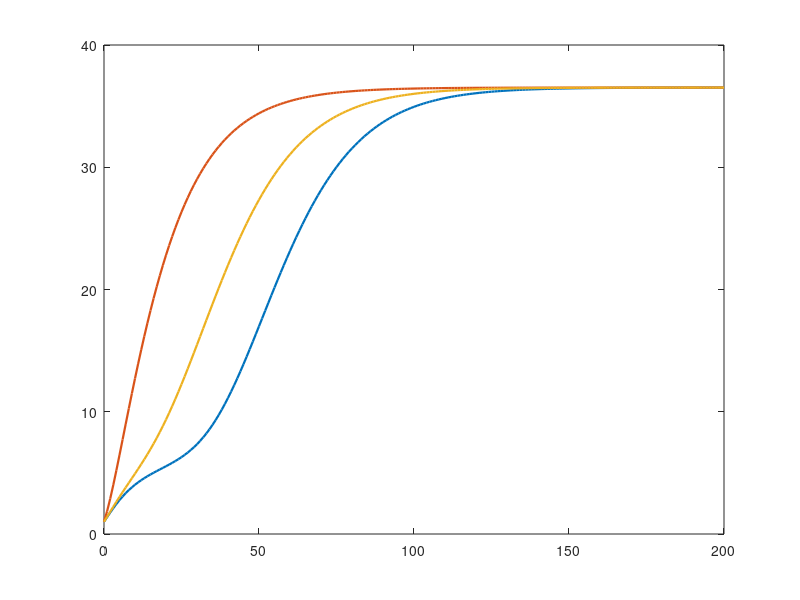

Reproduce this figure in MATLAB. (Note: this script raises an error after producing the figure.)
%%%%%%%%%%%%%%%%%%%%%%%%%%%%%%%%%%%%%%%%%%%%%%%%%%%%%%%%%%%%%%%%%%%%%%%%%%%
% Shooting algorithm (grid search) for the Ramsey model (deterministic)
% Criterion: choose c0 that MAXIMIZES discounted lifetime utility
%            J(c0) = sum_{t=1}^T beta^(t-1) * u(c_t)
%
% u(c) = c^(1-sigma)/(1-sigma)  (log utility if sigma = 1)
% y_t  = A * k_t^alpha
% k_{t+1} = y_t + (1 - delta) k_t - c_t
% Euler: c_{t+1} = c_t * beta * [A*alpha*k_{t+1}^{alpha-1} + 1 - delta]
%
%%%%%%%%%%%%%%%%%%%%%%%%%%%%%%%%%%%%%%%%%%%%%%%%%%%%%%%%%%%%%%%%%%%%%%%%%%%

%% 0. Environment ---------------------------------------------------------
clear; clf; close all;

doplot  = 1;   % 1 = make figures
savefig = 0;   % 1 = save figures to PNG

%% 1. Parameters ----------------------------------------------------------
% Preferences & technology
sigma = 1.0;     % CRRA coefficient (sigma = 1 -> log utility)
beta  = 0.98;    % discount factor
alpha = 0.36;    % capital share
delta = 0.10;    % depreciation
A     = 1.00;    % productivity (constant, deterministic)

% Initial capital and horizon
k0 = 1.00;       % initial capital k_0
T  = 200;        % number of periods to simulate forward

% Grid over c0 (your “split feasible interval into n bins”)
nC = 401;        % number of c0 candidates (larger = finer grid)

% Numerical guards
eps_c  = 1e-12;  % min consumption to avoid log/negative issues
eps_k  = 1e-14;  % min capital
utility_floor = -1e18; % very low utility for infeasible paths

%% 2. Steady state (k*, c*, y*, R*) ---------------------------------------
% 1 = beta*(A*alpha*k*^(alpha-1) + 1 - delta)  ->  A*alpha*k*^(alpha-1) = 1/beta - 1 + delta
k_ss = ((1/beta - 1 + delta) / (A*alpha))^(1/(alpha-1));
y_ss = A * k_ss^alpha;
c_ss = y_ss - delta * k_ss;
R_ss = A*alpha*k_ss^(alpha-1) + 1 - delta;

%% 3. Feasible interval for c0 and grid -----------------------------------
% Period-0 resources: y0 + (1 - delta)*k0
y0   = A * k0^alpha;  
res0 = y0 + (1 - delta)*k0;  % feasible c0

% Safe interior (avoid corners that blow up dynamics)
c0_min = max(eps_c, 0.02 * res0);
c0_max = 0.98 * res0;
c0_grid = linspace(c0_min, c0_max, nC)';

%% 4. Containers for paths & objective ------------------------------------
% Each c0 produces a path: k (length T+1), c/y/R (length T)
K_paths = NaN(nC, T+1);
C_paths = NaN(nC, T);
Y_paths = NaN(nC, T);
R_paths = NaN(nC, T);

% Discounted utility for each candidate c0
J_vals = -inf(nC,1);

% Also store final-period values for quick inspection
kT_store = NaN(nC,1);
cT_store = NaN(nC,1);

%% 5. Main loop: simulate each c0 forward ---------------------------------
for j = 1:nC
    % Initialize arrays for this candidate
    k = zeros(T+1,1);
    c = zeros(T,1);
    y = zeros(T,1);
    R = zeros(T,1);

    k(1) = max(k0, eps_k);
    c(1) = max(c0_grid(j), eps_c);

    feasible = true;
    disc_util = 0.0;

    for t = 1:T
        % Output at t
        y(t) = A * k(t)^alpha;

        % Capital law of motion
        k(t+1) = y(t) + (1 - delta)*k(t) - c(t);

        % Basic feasibility checks:
        % Ensure that next-period capital, output, and consumption remain valid.
        % - k(t+1) must be finite and above a small threshold (eps_k).
        % - y(t) must be finite.
        % - c(t) must be finite and above a small threshold (eps_c).
        % If any condition fails, mark the path as infeasible and stop the loop.
        if ~isfinite(k(t+1)) || k(t+1) <= eps_k || ~isfinite(y(t)) || c(t) <= eps_c
            feasible = false; break;
        end

        % Gross return (based on k_{t+1})
        R(t) = A*alpha*k(t+1)^(alpha-1) + 1 - delta;

        % Accumulate discounted utility for period t consumption
        if sigma == 1
            u_t = log(c(t));
        else
            u_t = (c(t)^(1 - sigma)) / (1 - sigma);
        end
        disc_util = disc_util + (beta^(t-1)) * u_t;

        % Next consumption via Euler (except at T)
        if t < T
            c(t+1) = c(t) * beta * R(t);

            % Guard against non-sense values
            if ~isfinite(c(t+1)) || c(t+1) <= eps_c || c(t+1) > 1e12
                feasible = false; break;
            end
        end
    end

    % Record results for this candidate
    if feasible
        J_vals(j)   = disc_util;    % using accumulated utility as selection criterion
        K_paths(j,:)= k.';
        C_paths(j,:)= c.';
        Y_paths(j,:)= y.';
        R_paths(j,:)= R.';
        kT_store(j) = k(end);
        cT_store(j) = c(end);
    else
        % Keep -inf and leave paths as NaN (helps us see infeasible shots)
        J_vals(j) = utility_floor;
    end
end

%% 6. Pick the best c0 by MAX discounted utility --------------------------
[best_J, best_idx] = max(J_vals);
best_c0 = c0_grid(best_idx);

fprintf('Best c0 by discounted utility: %.8f   J = %.6f\n', best_c0, best_J);

%% 7. Choose representative paths to plot ---------------------------------
% We’ll show: best, min c0, 25th, 50th, 75th percentiles, and max c0.
[~, sort_idx] = sort(c0_grid);
p_idx = @(p) sort_idx(max(1, min(nC, round(p*(nC-1)+1))));

idx_min = sort_idx(1);
idx_p25 = p_idx(0.25);
idx_p50 = p_idx(0.50);
idx_p75 = p_idx(0.75);
idx_max = sort_idx(end);

sel_idx = unique([best_idx, idx_min, idx_p25, idx_p50, idx_p75, idx_max], 'stable');

labels = cell(numel(sel_idx),1);
for ii = 1:numel(sel_idx)
    tag = sprintf('c0=%.3f', c0_grid(sel_idx(ii)));
    if sel_idx(ii) == best_idx
        labels{ii} = ['best ', tag];
    else
        labels{ii} = tag;
    end
end

%% 8. Plotting -------------------------------------------------------------
if doplot == 1
    ttK = 0:T;   % k path indices
    tt  = 1:T;   % c, y, R indices

    % (a) Capital paths
    figure(1); clf; hold on; box on;
    for ii = 1:numel(sel_idx)
        plot(ttK, K_paths(sel_idx(ii),:), 'LineWidth', 1.6);
    end
    yline(k_ss, '--', 'k*', 'LineWidth', 1.0);
    xlabel('t'); ylabel('Capital k_t');
    title('Capital paths for selected c_0 (utility-max criterion)');
    legend(labels, 'Location','best'); grid on;

    % (b) Consumption paths
    figure(2); clf; hold on; box on;
    for ii = 1:numel(sel_idx)
        plot(tt, C_paths(sel_idx(ii),:), 'LineWidth', 1.6);
    end
    yline(c_ss, '--', 'c*', 'LineWidth', 1.0);
    xlabel('t'); ylabel('Consumption c_t');
    title('Consumption paths for selected c_0 (utility-max criterion)');
    legend(labels, 'Location','best'); grid on;

    % (c) Output paths
    figure(3); clf; hold on; box on;
    for ii = 1:numel(sel_idx)
        plot(tt, Y_paths(sel_idx(ii),:), 'LineWidth', 1.6);
    end
    yline(y_ss, '--', 'y*', 'LineWidth', 1.0);
    xlabel('t'); ylabel('Output y_t');
    title('Output paths for selected c_0');
    legend(labels, 'Location','best'); grid on;

    % (d) Gross return paths
    figure(4); clf; hold on; box on;
    for ii = 1:numel(sel_idx)
        plot(tt, R_paths(sel_idx(ii),:), 'LineWidth', 1.6);
    end
    yline(R_ss, '--', 'R*', 'LineWidth', 1.0);
    xlabel('t'); ylabel('R_{t+1} = \alpha A k_{t+1}^{\alpha-1} + 1-\delta');
    title('Gross return paths for selected c_0');
    legend(labels, 'Location','best'); grid on;

    if savefig
        saveas(1, 'shoot_k_paths.png');
        saveas(2, 'shoot_c_paths.png');
        saveas(3, 'shoot_y_paths.png');
        saveas(4, 'shoot_R_paths.png');
    end
end

%% 9. Quick table printout -------------------------------------------------
disp('--- Summary (first 10 candidates) ---');
Nshow = min(10, nC);
tbl = table(c0_grid(1:Nshow), J_vals(1:Nshow), kT_store(1:Nshow), cT_store(1:Nshow), ...
    'VariableNames', {'c0','J_discounted','k_T','c_T'});
disp(tbl);

fprintf('\nSteady state: k*=%.6f, c*=%.6f, y*=%.6f, R*=%.6f\n', k_ss, c_ss, y_ss, R_ss);
fprintf('Best c0 (utility-max): %.6f\n', best_c0);
